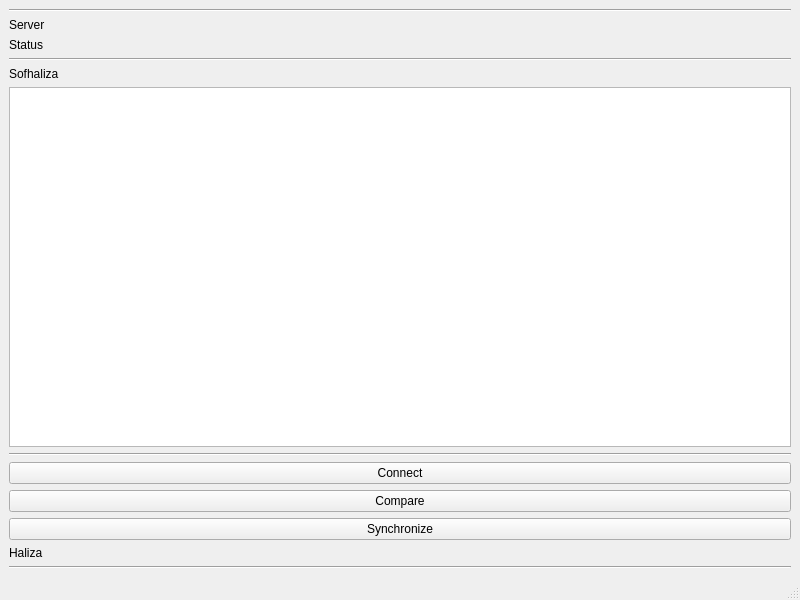
<?xml version="1.0" encoding="UTF-8"?>
<ui version="4.0">
 <class>Tampil</class>
 <widget class="QMainWindow" name="Tampil">
  <property name="geometry">
   <rect>
    <x>0</x>
    <y>0</y>
    <width>800</width>
    <height>600</height>
   </rect>
  </property>
  <property name="windowTitle">
   <string>MainWindow</string>
  </property>
  <widget class="QWidget" name="centralwidget">
   <layout class="QVBoxLayout" name="verticalLayout">
    <item>
     <widget class="Line" name="line_2">
      <property name="orientation">
       <enum>Qt::Horizontal</enum>
      </property>
     </widget>
    </item>
    <item>
     <widget class="QLabel" name="label_4">
      <property name="text">
       <string>Server</string>
      </property>
     </widget>
    </item>
    <item>
     <widget class="QLabel" name="label">
      <property name="text">
       <string>Status</string>
      </property>
     </widget>
    </item>
    <item>
     <widget class="Line" name="line">
      <property name="orientation">
       <enum>Qt::Horizontal</enum>
      </property>
     </widget>
    </item>
    <item>
     <widget class="QLabel" name="label_3">
      <property name="text">
       <string>Sofhaliza</string>
      </property>
     </widget>
    </item>
    <item>
     <widget class="TreeSubwin" name="treeView"/>
    </item>
    <item>
     <widget class="Line" name="line_3">
      <property name="orientation">
       <enum>Qt::Horizontal</enum>
      </property>
     </widget>
    </item>
    <item>
     <widget class="QPushButton" name="PB_connect">
      <property name="text">
       <string>Connect</string>
      </property>
     </widget>
    </item>
    <item>
     <widget class="QPushButton" name="PB_compare">
      <property name="text">
       <string>Compare</string>
      </property>
     </widget>
    </item>
    <item>
     <widget class="QPushButton" name="PB_synchron">
      <property name="text">
       <string>Synchronize</string>
      </property>
     </widget>
    </item>
    <item>
     <widget class="QLabel" name="label_5">
      <property name="text">
       <string>Haliza</string>
      </property>
     </widget>
    </item>
    <item>
     <widget class="Line" name="line_4">
      <property name="orientation">
       <enum>Qt::Horizontal</enum>
      </property>
     </widget>
    </item>
   </layout>
  </widget>
  <widget class="QMenuBar" name="menubar">
   <property name="geometry">
    <rect>
     <x>0</x>
     <y>0</y>
     <width>800</width>
     <height>22</height>
    </rect>
   </property>
  </widget>
  <widget class="QStatusBar" name="statusbar"/>
 </widget>
 <customwidgets>
  <customwidget>
   <class>TreeSubwin</class>
   <extends>QTreeView</extends>
   <header>treesubwin.h</header>
  </customwidget>
 </customwidgets>
 <resources/>
 <connections/>
</ui>
